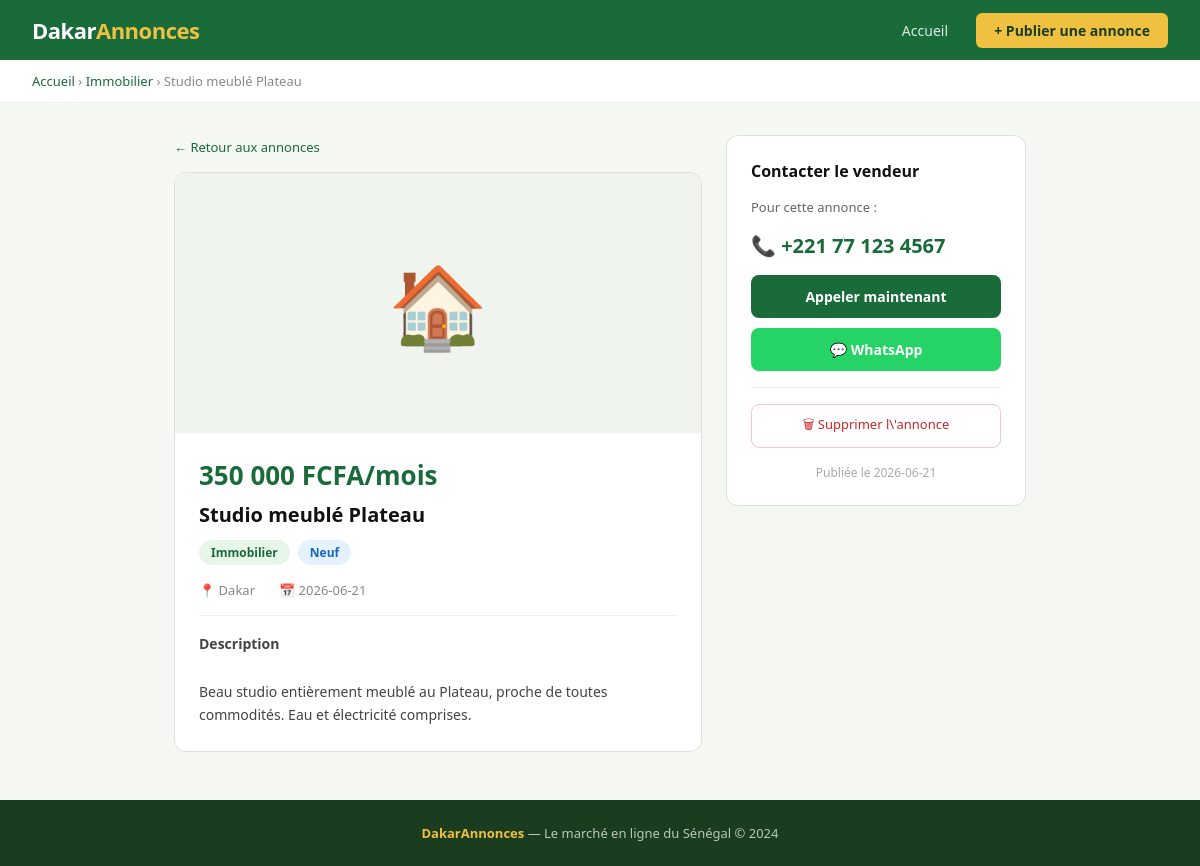
Page /annonce/1 on the committed database.
### tables this page shows
CREATE TABLE annonces (
                id INTEGER PRIMARY KEY AUTOINCREMENT,
                titre TEXT NOT NULL,
                description TEXT NOT NULL,
                prix TEXT NOT NULL,
                categorie TEXT NOT NULL,
                region TEXT NOT NULL,
                etat TEXT DEFAULT 'Neuf',
                urgent INTEGER DEFAULT 0,
                user_id INTEGER,
                telephone TEXT,
                created_at TEXT DEFAULT CURRENT_TIMESTAMP,
                FOREIGN KEY (user_id) REFERENCES users(id)
            );

### app.py (the view)
@app.route('/annonce/<int:id>')
def detail(id):
    with get_db() as db:
        annonce = db.execute('SELECT * FROM annonces WHERE id=?', (id,)).fetchone()
    if not annonce:
        return redirect(url_for('index'))
    return render_template('detail.html', annonce=annonce)

### app.py (called while the page is built)
def get_db():
    conn = sqlite3.connect(DB)
    conn.row_factory = sqlite3.Row
    return conn

### templates/detail.html (shortened to what this page needs)
{% extends 'base.html' %}
{% block content %}
<div class="breadcrumb">
  <a href="/">Accueil</a> › <a href="/?categorie={{ annonce.categorie }}">{{ annonce.categorie }}</a> › {{ annonce.titre }}
</div>
<div class="detail-layout">
  <div>
    <a href="/" class="back-link">← Retour aux annonces</a>
    <div class="detail-main">
      <div class="detail-img">
        {% if annonce.categorie == 'Immobilier' %}🏠
        {% elif annonce.categorie == 'Véhicules' %}🚗
        {% elif annonce.categorie == 'Électronique' %}📱
        {% elif annonce.categorie == 'Emploi' %}💼
        {% elif annonce.categorie == 'Mode' %}👗
        {% elif annonce.categorie == 'Services' %}🔧
        {% elif annonce.categorie == 'Meubles' %}🛋️
        {% else %}📦{% endif %}
      </div>
      <div class="detail-body">
        <div class="detail-price">{{ annonce.prix }}</div>
        <div class="detail-title">{{ annonce.titre }}</div>
        <div class="detail-badges">
          <span class="badge badge-cat">{{ annonce.categorie }}</span>
          <span class="badge badge-etat">{{ annonce.etat }}</span>
        </div>
        <div class="detail-meta">
          <span>📍 {{ annonce.region }}</span>
          <span>📅 {{ annonce.created_at[:10] }}</span>
        </div>
        <div class="detail-desc">
          <strong>Description</strong><br><br>
          {{ annonce.description }}
        </div>
      </div>
    </div>
  </div>
  <div>
    <div class="contact-card">
      <h3>Contacter le vendeur</h3>
      <p style="font-size:13px;color:#666;">Pour cette annonce :</p>
      <div class="contact-phone">📞 {{ annonce.telephone }}</div>
      <a href="tel:{{ annonce.telephone }}" class="btn-contact">Appeler maintenant</a>
      <a href="https://wa.me/{{ annonce.telephone | replace(' ', '') | replace('+', '') }}" target="_blank" class="btn-contact" style="background:#25d366;">💬 WhatsApp</a>
      <hr style="margin:1rem 0;border:none;border-top:1px solid #eee;">
      <a href="/supprimer/{{ annonce.id }}" class="btn-delete" onclick="return confirm('Supprimer cette annonce ?')">🗑 Supprimer l\'annonce</a>
      <div class="detail-date">Publiée le {{ annonce.created_at[:10] }}</div>
    </div>
  </div>
</div>
{% endblock %}

### templates/base.html (style rules this page uses)
* { box-sizing: border-box; margin: 0; padding: 0; }
body { font-family: 'Segoe UI', Arial, sans-serif; background: #f5f7f2; color: #222; }
a { text-decoration: none; color: inherit; }

### templates/detail.html (style rules this page uses)
.breadcrumb { padding: 12px 2rem; font-size: 13px; color: #888; background: #fff; border-bottom: 1px solid #eee; }
.breadcrumb a { color: #1a6b3a; }
.detail-layout { max-width: 900px; margin: 2rem auto; padding: 0 1.5rem; display: grid; grid-template-columns: 1fr 300px; gap: 1.5rem; }
.detail-main { background: #fff; border: 1px solid #e0e0e0; border-radius: 12px; overflow: hidden; }
.detail-img { width: 100%; height: 260px; background: #f0f4ee; display: flex; align-items: center; justify-content: center; font-size: 80px; }
.detail-body { padding: 1.5rem; }
.detail-price { font-size: 26px; font-weight: 700; color: #1a6b3a; margin-bottom: 8px; }
.detail-title { font-size: 20px; font-weight: 600; margin-bottom: 12px; color: #111; }
.detail-badges { display: flex; gap: 8px; margin-bottom: 1rem; }
.badge { padding: 4px 12px; border-radius: 999px; font-size: 12px; font-weight: 600; }
.badge-cat { background: #e8f5e9; color: #1a6b3a; }
.badge-etat { background: #e3f2fd; color: #1565c0; }
.detail-desc { font-size: 14px; color: #444; line-height: 1.7; border-top: 1px solid #eee; padding-top: 1rem; margin-top: 1rem; }
.detail-meta { display: flex; gap: 1.5rem; margin-top: 1rem; font-size: 13px; color: #888; }
.contact-card { background: #fff; border: 1px solid #e0e0e0; border-radius: 12px; padding: 1.5rem; height: fit-content; }
.contact-card h3 { font-size: 16px; color: #111; margin-bottom: 1rem; }
.contact-phone { font-size: 20px; font-weight: 700; color: #1a6b3a; margin: 1rem 0; }
.btn-contact { display: block; width: 100%; text-align: center; background: #1a6b3a; color: #fff; padding: 12px; border-radius: 8px; font-weight: 600; font-size: 14px; margin-bottom: 10px; }
.btn-delete { display: block; width: 100%; text-align: center; background: #fff; color: #c62828; padding: 10px; border-radius: 8px; font-size: 13px; border: 1px solid #f5c6cb; }
.detail-date { font-size: 12px; color: #aaa; margin-top: 1rem; text-align: center; }
.back-link { display: inline-block; margin-bottom: 1rem; font-size: 13px; color: #1a6b3a; }

### rows in the picture
annonces: categorie "Immobilier", titre "Studio meublé Plateau", prix "350 000 FCFA/mois", etat "Neuf", region "Dakar", created_at "2026-06-21", description "Beau studio entièrement meublé au Plateau, proche de toutes commodités. Eau et électricité comprises.", telephone "+221 77 123 4567"
